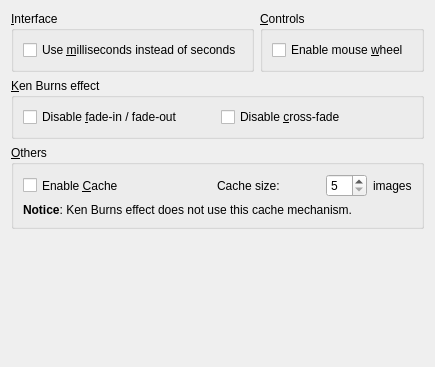
<ui version="4.0" >
 <class>PresentationAdvPage</class>
 <widget class="QWidget" name="PresentationAdvPage" >
  <property name="geometry" >
   <rect>
    <x>0</x>
    <y>0</y>
    <width>432</width>
    <height>367</height>
   </rect>
  </property>
  <layout class="QVBoxLayout" name="verticalLayout_4" >
   <item>
    <layout class="QHBoxLayout" name="horizontalLayout_3" >
     <item>
      <widget class="QGroupBox" name="groupBox" >
       <property name="sizePolicy" >
        <sizepolicy vsizetype="Minimum" hsizetype="MinimumExpanding" >
         <horstretch>0</horstretch>
         <verstretch>0</verstretch>
        </sizepolicy>
       </property>
       <property name="title" >
        <string>&amp;Interface</string>
       </property>
       <layout class="QVBoxLayout" name="verticalLayout_2" >
        <item>
         <widget class="QCheckBox" name="m_useMillisecondsCheckBox" >
          <property name="sizePolicy" >
           <sizepolicy vsizetype="Fixed" hsizetype="MinimumExpanding" >
            <horstretch>0</horstretch>
            <verstretch>0</verstretch>
           </sizepolicy>
          </property>
          <property name="text" >
           <string>Use &amp;milliseconds instead of seconds</string>
          </property>
         </widget>
        </item>
       </layout>
      </widget>
     </item>
     <item>
      <widget class="QGroupBox" name="groupBox_3" >
       <property name="sizePolicy" >
        <sizepolicy vsizetype="Minimum" hsizetype="MinimumExpanding" >
         <horstretch>0</horstretch>
         <verstretch>0</verstretch>
        </sizepolicy>
       </property>
       <property name="title" >
        <string>&amp;Controls</string>
       </property>
       <layout class="QVBoxLayout" name="verticalLayout" >
        <item>
         <widget class="QCheckBox" name="m_enableMouseWheelCheckBox" >
          <property name="sizePolicy" >
           <sizepolicy vsizetype="Fixed" hsizetype="MinimumExpanding" >
            <horstretch>0</horstretch>
            <verstretch>0</verstretch>
           </sizepolicy>
          </property>
          <property name="toolTip" >
           <string>Enable mouse wheel to move between slides.</string>
          </property>
          <property name="text" >
           <string>Enable mouse &amp;wheel </string>
          </property>
         </widget>
        </item>
       </layout>
      </widget>
     </item>
    </layout>
   </item>
   <item>
    <widget class="QGroupBox" name="groupBox_2" >
     <property name="sizePolicy" >
      <sizepolicy vsizetype="Minimum" hsizetype="MinimumExpanding" >
       <horstretch>0</horstretch>
       <verstretch>0</verstretch>
      </sizepolicy>
     </property>
     <property name="title" >
      <string>&amp;Ken Burns effect</string>
     </property>
     <layout class="QHBoxLayout" name="horizontalLayout_2" >
      <item>
       <widget class="QCheckBox" name="m_kbDisableFadeCheckBox" >
        <property name="sizePolicy" >
         <sizepolicy vsizetype="Minimum" hsizetype="MinimumExpanding" >
          <horstretch>0</horstretch>
          <verstretch>0</verstretch>
         </sizepolicy>
        </property>
        <property name="text" >
         <string>Disable &amp;fade-in / fade-out</string>
        </property>
       </widget>
      </item>
      <item>
       <widget class="QCheckBox" name="m_kbDisableCrossfadeCheckBox" >
        <property name="sizePolicy" >
         <sizepolicy vsizetype="Minimum" hsizetype="MinimumExpanding" >
          <horstretch>0</horstretch>
          <verstretch>0</verstretch>
         </sizepolicy>
        </property>
        <property name="text" >
         <string>Disable &amp;cross-fade</string>
        </property>
       </widget>
      </item>
     </layout>
    </widget>
   </item>
   <item>
    <widget class="QGroupBox" name="groupBox_4" >
     <property name="sizePolicy" >
      <sizepolicy vsizetype="Minimum" hsizetype="MinimumExpanding" >
       <horstretch>0</horstretch>
       <verstretch>0</verstretch>
      </sizepolicy>
     </property>
     <property name="title" >
      <string>&amp;Others</string>
     </property>
     <layout class="QVBoxLayout" name="verticalLayout_3" >
      <item>
       <layout class="QHBoxLayout" name="horizontalLayout_4" >
        <item>
         <widget class="QCheckBox" name="m_cacheCheckBox" >
          <property name="sizePolicy" >
           <sizepolicy vsizetype="Minimum" hsizetype="MinimumExpanding" >
            <horstretch>0</horstretch>
            <verstretch>0</verstretch>
           </sizepolicy>
          </property>
          <property name="text" >
           <string>Enable &amp;Cache</string>
          </property>
         </widget>
        </item>
        <item>
         <layout class="QHBoxLayout" name="horizontalLayout" >
          <item>
           <widget class="QLabel" name="m_cacheSizeLabel1" >
            <property name="sizePolicy" >
             <sizepolicy vsizetype="Preferred" hsizetype="Minimum" >
              <horstretch>0</horstretch>
              <verstretch>0</verstretch>
             </sizepolicy>
            </property>
            <property name="text" >
             <string>Cache size:</string>
            </property>
           </widget>
          </item>
          <item>
           <spacer name="horizontalSpacer" >
            <property name="orientation" >
             <enum>Qt::Horizontal</enum>
            </property>
            <property name="sizeHint" stdset="0" >
             <size>
              <width>40</width>
              <height>20</height>
             </size>
            </property>
           </spacer>
          </item>
          <item>
           <widget class="QSpinBox" name="m_cacheSizeSpinBox" >
            <property name="sizePolicy" >
             <sizepolicy vsizetype="Minimum" hsizetype="MinimumExpanding" >
              <horstretch>0</horstretch>
              <verstretch>0</verstretch>
             </sizepolicy>
            </property>
            <property name="minimum" >
             <number>5</number>
            </property>
            <property name="maximum" >
             <number>20</number>
            </property>
           </widget>
          </item>
          <item>
           <widget class="QLabel" name="m_cacheSizeLabel2" >
            <property name="sizePolicy" >
             <sizepolicy vsizetype="Minimum" hsizetype="Minimum" >
              <horstretch>0</horstretch>
              <verstretch>0</verstretch>
             </sizepolicy>
            </property>
            <property name="text" >
             <string>images</string>
            </property>
           </widget>
          </item>
         </layout>
        </item>
       </layout>
      </item>
      <item>
       <widget class="QLabel" name="m_KBCacheLabel" >
        <property name="enabled" >
         <bool>true</bool>
        </property>
        <property name="text" >
         <string>&lt;b>Notice&lt;/b>:
Ken Burns effect does not use this cache mechanism.</string>
        </property>
        <property name="wordWrap" >
         <bool>false</bool>
        </property>
       </widget>
      </item>
     </layout>
    </widget>
   </item>
   <item>
    <spacer name="verticalSpacer_3" >
     <property name="orientation" >
      <enum>Qt::Vertical</enum>
     </property>
     <property name="sizeHint" stdset="0" >
      <size>
       <width>142</width>
       <height>119</height>
      </size>
     </property>
    </spacer>
   </item>
  </layout>
 </widget>
 <resources/>
 <connections/>
</ui>
